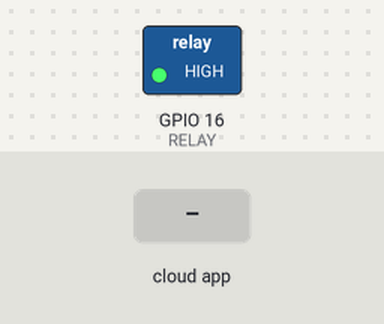
Bench run of a sketch on a simulated ESP8266 (NodeMCU). Parts: switched loads named in the sketch (green lamp = pin HIGH). The test bench sets the inputs (shaded band). WiFi joins after 1.5 s; servers stay silent unless stated; the Firebase database answers and starts empty; what the sketch prints to the serial monitor is not drawn.

Above: at 6.2 s.
6.3 s: the phone or cloud app sets status to open
At 6.7 s:
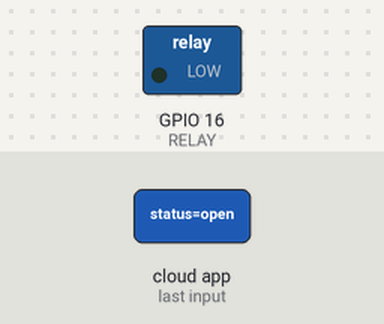
Timing chart, 0 to 9.3 s (numbered marks = the images above; inputs shaded):
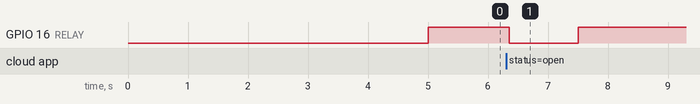

Measured:
- after the input at 6.3 s, GPIO 16 (RELAY): HIGH → LOW after 0.05 s, → HIGH 1.2 s later

The sketch:

smart_door.ino
```cpp
#include <ESP8266WiFi.h>
#include "FirebaseESP8266.h"

#define FIREBASE_HOST "puertaelectrica-bf3d5-default-rtdb.firebaseio.com"
#define FIREBASE_AUTH "zYF4FBQeIUxx4XHMR1vpDAHbrdQvUTwIOR6fc3ui"
//#define WIFI_SSID "WRZ"
//#define WIFI_PASSWORD "Materdei20*"
#define WIFI_SSID "ALFREDO"
#define WIFI_PASSWORD "@alfredoh1969"
#define RELAY 16

FirebaseData firebaseData;

void setup() {
  Serial.begin(9600);

  // connect to wifi.
  WiFi.begin(WIFI_SSID, WIFI_PASSWORD);
  Serial.print("connecting");
  while (WiFi.status() != WL_CONNECTED) {
    Serial.print(".");
    delay(5000);
  }
  Serial.println();
  Serial.print("connected: ");
  Serial.println(WiFi.localIP());

  Firebase.begin(FIREBASE_HOST, FIREBASE_AUTH);
  Firebase.reconnectWiFi(true);
  pinMode(RELAY, OUTPUT);


}

void loop() {
   // get value

  digitalWrite(RELAY, HIGH);

  Firebase.getString(firebaseData, "status");
  String valueData = firebaseData.stringData();

  if(valueData == "open")
  {
    digitalWrite(RELAY, LOW);
    delay(1000);
    Firebase.setString(firebaseData,"status","closed");
  }
}
```
